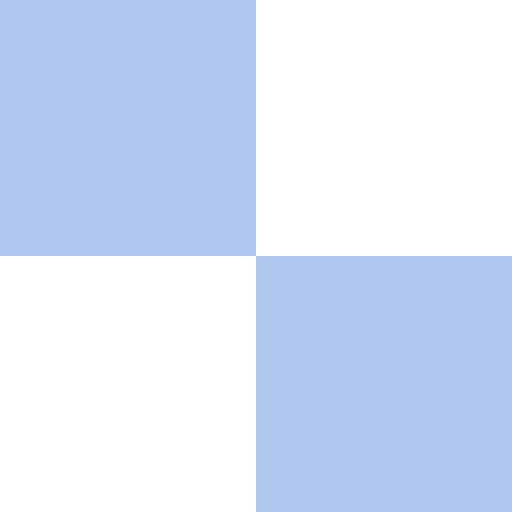
#> input picture cliport/environments/assets/plane/checker_blue.png, 512 x 512 px
$ python -i dataaug.py   (imports and definitions only)
#> lines starting #> are read from the running program, lines starting #| are printed output that depends on the picture; after the words box and inside, x2 and y2 are one past the last pixel; in counts of white or black regions, pixels touching at a corner belong together
#> further down, picture is the input picture: shape (512, 512, 3); mean B, G, R 247, 227, 214
# --------------------------------------------------------
# Fast R-CNN
# Copyright (c) 2015 Microsoft
# Licensed under The MIT License [see LICENSE for details]
# Written by Ross Girshick
# --------------------------------------------------------

"""Blob helper functions."""

import numpy as np
import cv2
import torch
import torch.nn as nn
import random

def chromatic_transform(im, label=None, d_h=None, d_s=None, d_l=None):
    """
    Given an image array, add the hue, saturation and luminosity to the image
    """
    # Set random hue, luminosity and saturation which ranges from -0.1 to 0.1
    if d_h is None:
        d_h = (np.random.rand(1) - 0.5) * 0.02 * 180
    if d_l is None:
        d_l = (np.random.rand(1) - 0.5) * 0.2 * 256
    if d_s is None:
        d_s = (np.random.rand(1) - 0.5) * 0.2 * 256
    # Convert the BGR to HLS
    hls = cv2.cvtColor(im, cv2.COLOR_BGR2HLS)
#> hls: shape (512, 512, 3); mean of channels 0, 1, 2 54, 230.5, 86
    h, l, s = cv2.split(hls)
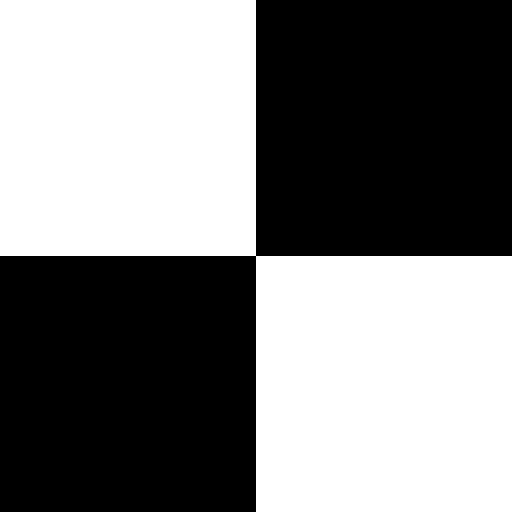
#> h: shape (512, 512); values 0 (black) and 108 (white), 50% white; 1 white region, box (x1, y1, x2, y2) and area: (0, 0, 512, 512) 131072
    # Add the values to the image H, L, S
    new_h = (h + d_h) % 180
    new_l = np.clip(l + d_l, 0, 255)
    new_s = np.clip(s + d_s, 0, 255)
    # Convert the HLS to BGR
    new_hls = cv2.merge((new_h, new_l, new_s)).astype('uint8')
#> new_hls: shape (512, 512, 3); mean of channels 0, 1, 2 54, 236, 91
    new_im = cv2.cvtColor(new_hls, cv2.COLOR_HLS2BGR)

    if label is not None:
        I = np.where(label > 0)
        new_im[I[0], I[1], :] = im[I[0], I[1], :]
    return new_im


def add_noise(image):

    # random number
    r = np.random.rand(1)

    # gaussian noise
    if r < 0.9:
        row,col,ch= image.shape
        mean = 0
        var = np.random.rand(1) * 0.3 * 256
        sigma = var**0.5
        gauss = sigma * np.random.randn(row,col) + mean
        gauss = np.repeat(gauss[:, :, np.newaxis], ch, axis=2)
        noisy = image + gauss
        noisy = np.clip(noisy, 0, 255)
    else:
        # motion blur
        sizes = [3, 5, 7, 9, 11, 15]
        size = sizes[int(np.random.randint(len(sizes), size=1))]
        kernel_motion_blur = np.zeros((size, size))
        if np.random.rand(1) < 0.5:
            kernel_motion_blur[int((size-1)/2), :] = np.ones(size)
        else:
            kernel_motion_blur[:, int((size-1)/2)] = np.ones(size)
        kernel_motion_blur = kernel_motion_blur / size
        noisy = cv2.filter2D(image, -1, kernel_motion_blur)

    return noisy


def add_noise_depth(image, level = 0.01):
    row,col,ch= image.shape
    noise_level = random.uniform(0, level)
    gauss = noise_level * np.random.randn(row,col)
    gauss = np.repeat(gauss[:, :, np.newaxis], ch, axis=2)
    noisy = image + gauss
    return noisy

>>> import cv2
>>> picture = cv2.imread('../environments/assets/plane/checker_blue.png')
>>> result = chromatic_transform(picture)
